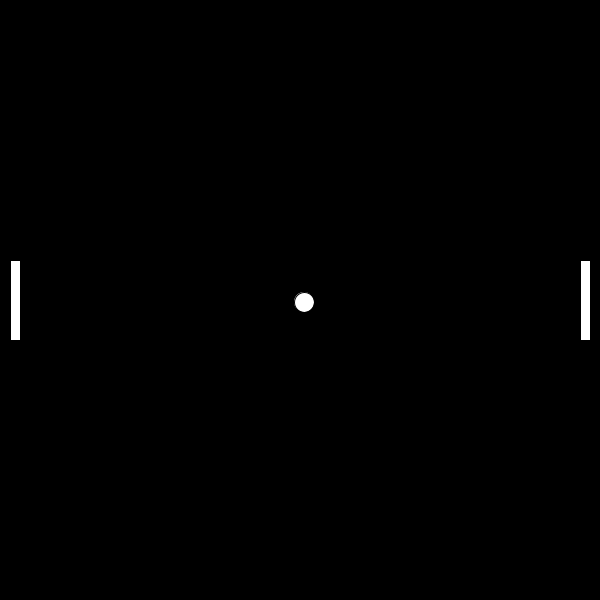
Frame 1 (no input)
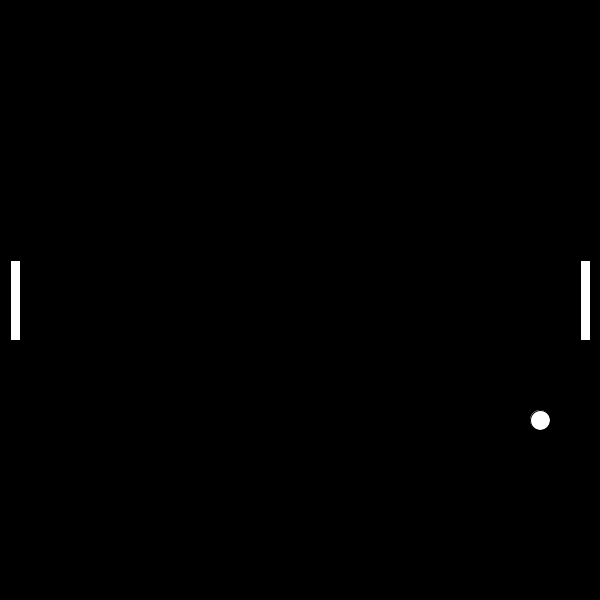
Frame 60 (the mouse pressed at the canvas centre just before this capture)
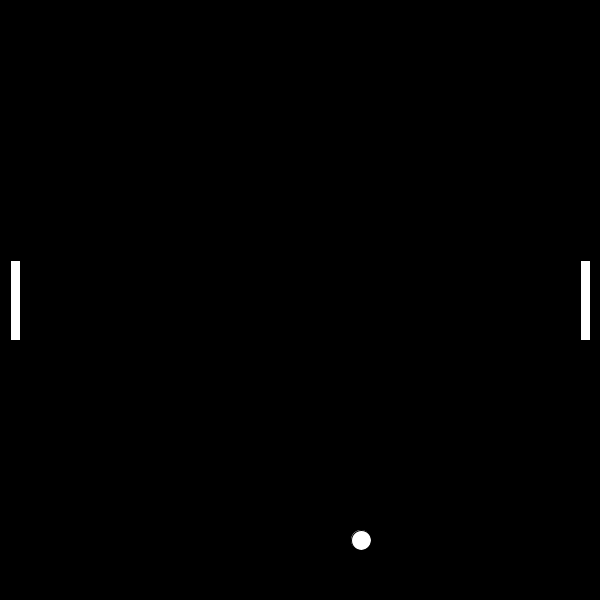
Frame 120 (the mouse held since frame 60 and released just before this capture)

The Processing sketch that drew these frames (run headless with seeded random() and noise(); from frame 60 on, the mouse is pressed at the canvas centre):

// Processing sketch: processing_163442
// ── processing_163442.pde

PVector ballPos = new PVector(0, 0);
PVector ballVel = new PVector(4, 2);
PVector paddleDim = new PVector(10, 80);

int p1x;
int p2x;

int p1y;
int p2y;

boolean p1u, p1d, p2u, p2d;


int lScore;
int rScore;

int paddleSpeed = 15;
int ballSize = 20;

void setup() {
  size(600, 600);

  //Initialize Score
  lScore = 0;
  rScore = 0;

  p1x = 15;
  p2x = width-15;

  p1y = height/2;
  p2y = height/2;

  ballPos.x = width/2;
  ballPos.y = height/2;

  rectMode(CENTER);
}


void draw() {
  background(0);

  movementLogic();
  collisionLogic();

  //draw ball
  ellipse(ballPos.x, ballPos.y, ballSize, ballSize);

  //draw paddles
  rect(15, p1y, paddleDim.x, paddleDim.y);
  rect(width-15, p2y, paddleDim.x, paddleDim.y);
}

void keyPressed() {
  //P1 Paddle movement
  if (key == 'w') {
    p1d= false;
    p1u = true;
  }

  if (key == 's') {
    p1u = false;
    p1d = true;
  }

  //P2 Paddle Movement
  // THX processing documentation

  if (key == CODED) {
    if (keyCode == UP) {
      p2d= false;
      p2u= true;
    }
  }

  if (key == CODED) {
    if (keyCode == DOWN) {
      p2u= false;
      p2d= true;
    }
  }
}


void keyReleased() {
  //P1 Paddle movement
  if (key == 'w') {
    p1u= false;
  }

  if (key == 's') {
    p1d = false;
  }

  //P2 Paddle Movement
  // THX processing documentation

  if (key == CODED) {
    if (keyCode == UP) {
      p2u= false;
    }
  }

  if (key == CODED) {
    if (keyCode == DOWN) {
      p2d= false;
    }
  }
}

void movementLogic() {
  ballPos.x += ballVel.x;
  ballPos.y += ballVel.y;

  if (p1u) p1y -= paddleSpeed;
  if (p1d) p1y += paddleSpeed;
  if (p2u) p2y -= paddleSpeed;
  if (p2d) p2y += paddleSpeed;
}

void collisionLogic() {
  //Left Paddle
  if (ballPos.x - ballSize/2 <= p1x+(paddleDim.x * .5 )) {
    ballPos.x = 1 + ballSize/2 + (p1x+(paddleDim.x * .5 ));
    ballVel.x *= -1;
    }

  //Right Paddle
  if (ballPos.x + ballSize/2 >= p2x-(paddleDim.x * .5 )) {
    ballPos.x = (p2x-(paddleDim.x * .5 ))- ballSize/2 - 1;
    ballVel.x *= -1;
  }
}
